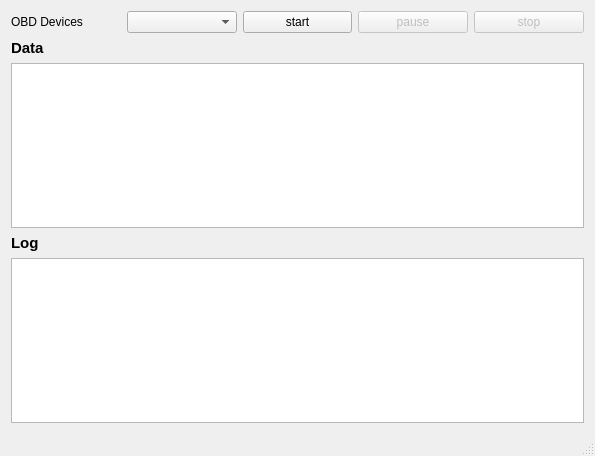
<?xml version="1.0" encoding="UTF-8"?>
<ui version="4.0">
 <class>MainWindow</class>
 <widget class="QMainWindow" name="MainWindow">
  <property name="geometry">
   <rect>
    <x>0</x>
    <y>0</y>
    <width>595</width>
    <height>456</height>
   </rect>
  </property>
  <property name="windowTitle">
   <string>MainWindow</string>
  </property>
  <widget class="QWidget" name="centralWidget">
   <layout class="QVBoxLayout" name="verticalLayout">
    <item>
     <layout class="QHBoxLayout" name="horizontalLayout">
      <item>
       <widget class="QLabel" name="lblOBDDevices">
        <property name="text">
         <string>OBD Devices</string>
        </property>
       </widget>
      </item>
      <item>
       <widget class="QComboBox" name="cbOBDDevices"/>
      </item>
      <item>
       <widget class="QPushButton" name="btnStart">
        <property name="text">
         <string>start</string>
        </property>
       </widget>
      </item>
      <item>
       <widget class="QPushButton" name="btnPause">
        <property name="enabled">
         <bool>false</bool>
        </property>
        <property name="text">
         <string>pause</string>
        </property>
       </widget>
      </item>
      <item>
       <widget class="QPushButton" name="btnStop">
        <property name="enabled">
         <bool>false</bool>
        </property>
        <property name="text">
         <string>stop</string>
        </property>
       </widget>
      </item>
     </layout>
    </item>
    <item>
     <widget class="QLabel" name="lblData">
      <property name="font">
       <font>
        <pointsize>11</pointsize>
        <weight>75</weight>
        <bold>true</bold>
       </font>
      </property>
      <property name="text">
       <string>Data</string>
      </property>
      <property name="textFormat">
       <enum>Qt::AutoText</enum>
      </property>
     </widget>
    </item>
    <item>
     <widget class="QTableView" name="twPIDs">
      <attribute name="horizontalHeaderMinimumSectionSize">
       <number>150</number>
      </attribute>
      <attribute name="verticalHeaderCascadingSectionResizes">
       <bool>true</bool>
      </attribute>
     </widget>
    </item>
    <item>
     <widget class="QLabel" name="lblLog">
      <property name="font">
       <font>
        <pointsize>11</pointsize>
        <weight>75</weight>
        <bold>true</bold>
       </font>
      </property>
      <property name="text">
       <string>Log</string>
      </property>
     </widget>
    </item>
    <item>
     <widget class="QTextEdit" name="teLog"/>
    </item>
   </layout>
  </widget>
  <widget class="QMenuBar" name="menuBar">
   <property name="geometry">
    <rect>
     <x>0</x>
     <y>0</y>
     <width>595</width>
     <height>20</height>
    </rect>
   </property>
  </widget>
  <widget class="QStatusBar" name="statusBar"/>
 </widget>
 <layoutdefault spacing="6" margin="11"/>
 <resources/>
 <connections>
  <connection>
   <sender>btnStart</sender>
   <signal>clicked()</signal>
   <receiver>MainWindow</receiver>
   <slot>btnStartPressed()</slot>
   <hints>
    <hint type="sourcelabel">
     <x>261</x>
     <y>41</y>
    </hint>
    <hint type="destinationlabel">
     <x>296</x>
     <y>20</y>
    </hint>
   </hints>
  </connection>
  <connection>
   <sender>btnPause</sender>
   <signal>clicked()</signal>
   <receiver>MainWindow</receiver>
   <slot>btnPausePressed()</slot>
   <hints>
    <hint type="sourcelabel">
     <x>416</x>
     <y>35</y>
    </hint>
    <hint type="destinationlabel">
     <x>437</x>
     <y>20</y>
    </hint>
   </hints>
  </connection>
  <connection>
   <sender>btnStop</sender>
   <signal>clicked()</signal>
   <receiver>MainWindow</receiver>
   <slot>btnStopPressed()</slot>
   <hints>
    <hint type="sourcelabel">
     <x>542</x>
     <y>39</y>
    </hint>
    <hint type="destinationlabel">
     <x>574</x>
     <y>23</y>
    </hint>
   </hints>
  </connection>
 </connections>
 <slots>
  <slot>btnStartPressed()</slot>
  <slot>btnStopPressed()</slot>
  <slot>btnPausePressed()</slot>
 </slots>
</ui>
